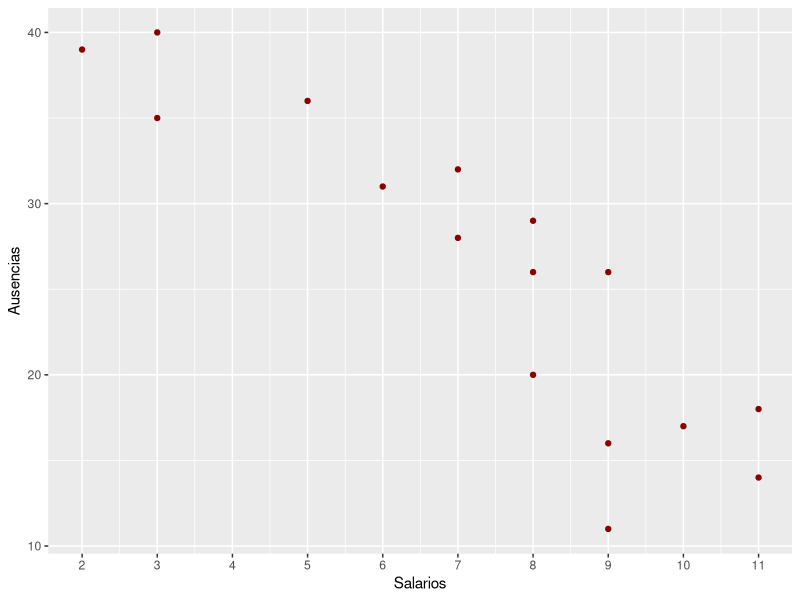
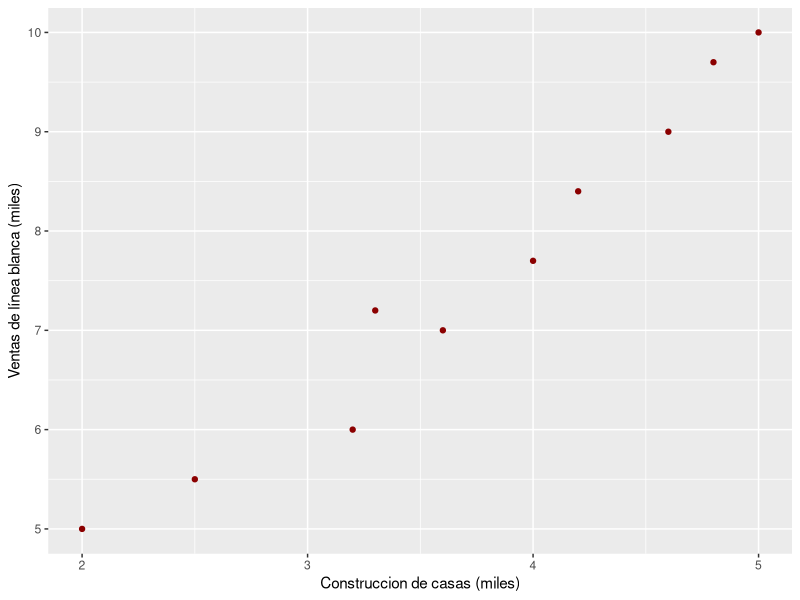
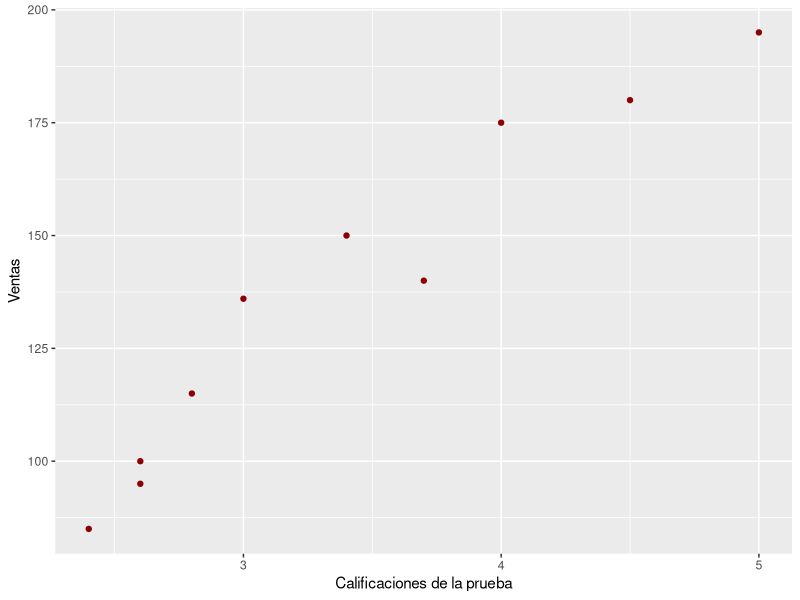
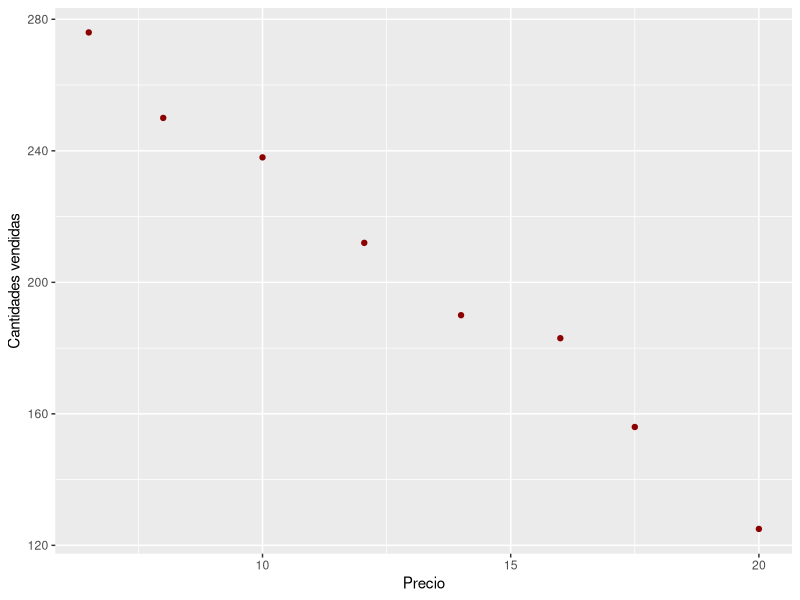
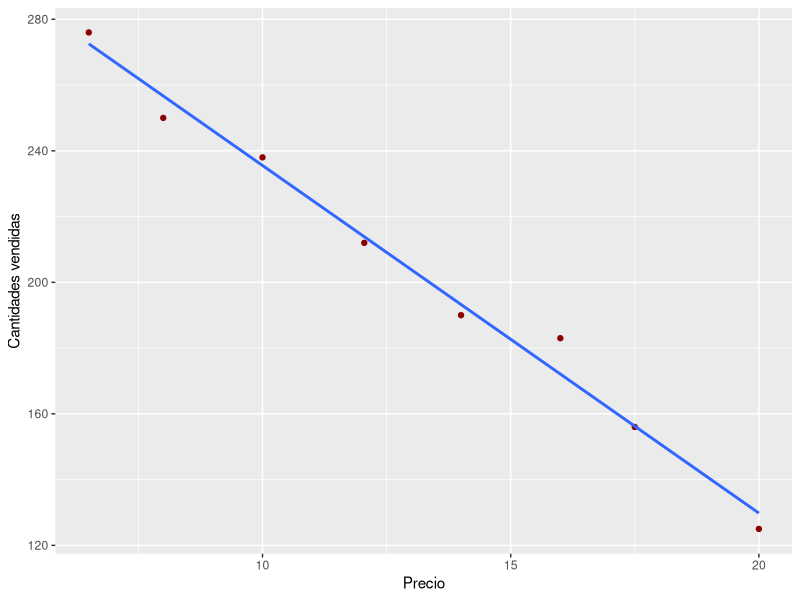
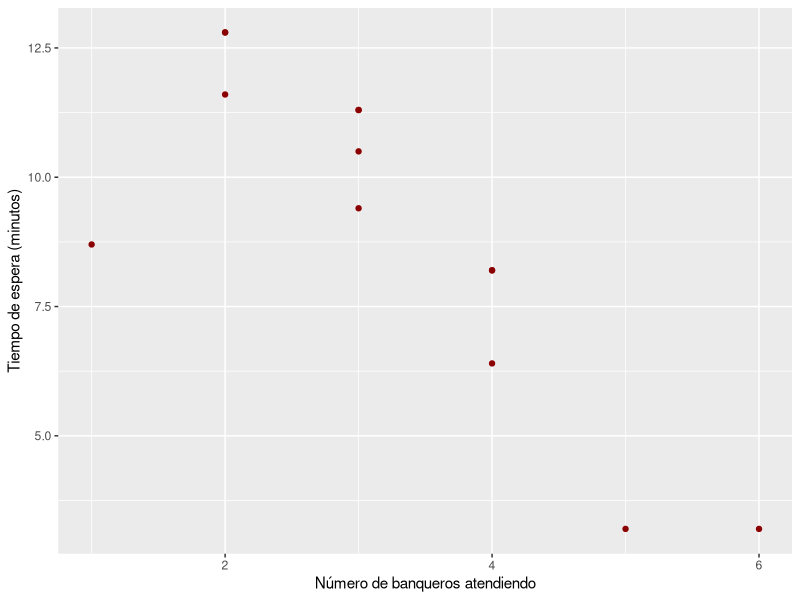
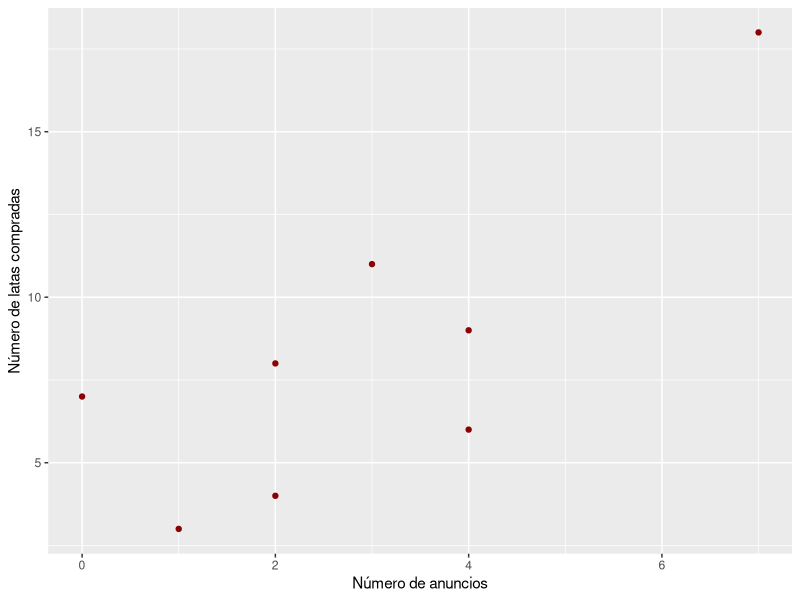
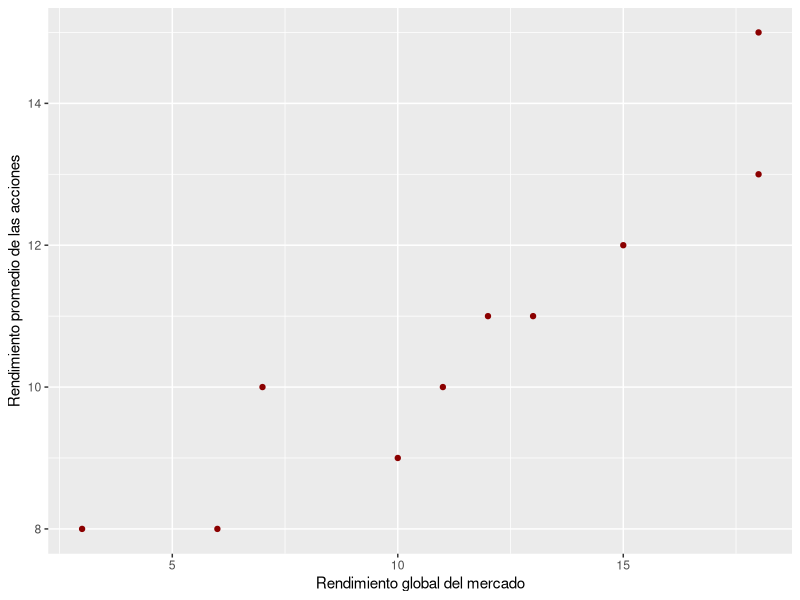

Write R code to recreate these figures, in order.
## ---- chunk 1
knitr::opts_chunk$set(echo = TRUE)
## ---- chunk 2
library('ggplot2')
Salario<-c(11,10,8,5,9,9,7,3,11,8,7,2,9,8,6,3)
Ausencia<-c(18,17,29,36,11,26,28,35,14,20,32,39,16,26,31,40)

Datos<-as.data.frame(cbind(Salario,Ausencia))

ggplot(Datos,mapping = aes(x=Datos$Salario,y=Datos$Ausencia))+
  geom_point(colour='darkred')+
  scale_x_continuous(breaks=2:11)+
  xlab('Salarios')+ylab('Ausencias')
## ---- chunk 3
Construccion<-c(2,2.5,3.2,3.6,3.3,4,4.2,4.6,4.8,5)
Ventas<-c(5,5.5,6,7,7.2,7.7,8.4,9,9.7,10)

Datos<-as.data.frame(cbind(Construccion,Ventas))

ggplot(Datos,mapping = aes(x=Datos$Construccion,y=Datos$Ventas))+
  geom_point(colour='darkred')+
  xlab('Construccion de casas (miles)')+
  ylab('Ventas de línea blanca (miles)')
## ---- chunk 4
regresion<-lm(Datos$Ventas~Datos$Construccion,Datos)
coef(regresion)
## ---- chunk 5
m<-summary(regresion)
m$sigma
## ---- chunk 6
Calificaciones<-c(2.6,3.7,2.4,4.5,2.6,5,2.8,3,4,3.4)
Ventas<-c(95,140,85,180,100,195,115,136,175,150)

Datos<-as.data.frame(cbind(Calificaciones,Ventas))

ggplot(Datos,mapping = aes(x=Datos$Calificaciones,y=Datos$Ventas))+
  geom_point(colour='darkred')+
  xlab('Calificaciones de la prueba')+
  ylab('Ventas')
## ---- chunk 7
regresion<-lm(Datos$Ventas~Datos$Calificaciones,Datos)
coef(regresion)
## ---- chunk 8
media<-mean(Calificaciones)
media
## ---- chunk 9
Precio<-c(20,17.5,16,14,12.05,10,8,6.5)
Ventas<-c(125,156,183,190,212,238,250,276)

Datos<-as.data.frame(cbind(Precio,Ventas))

ggplot(Datos,mapping = aes(x=Datos$Precio,y=Datos$Ventas))+
  geom_point(colour='darkred')+
  xlab('Precio')+
  ylab('Cantidades vendidas')
## ---- chunk 10
regresion<-lm(Datos$Ventas~Datos$Precio,Datos)
coef(regresion)
## ---- chunk 11
ggplot(Datos,mapping = aes(x=Datos$Precio,y=Datos$Ventas))+
  geom_point(colour='darkred')+
  xlab('Precio')+
  ylab('Cantidades vendidas')+geom_smooth(method='lm',se=FALSE)
## ---- chunk 12
X<-c(2,3,5,4,2,6,1,3,4,3,3,2,4)
Y<-c(12.8,11.3,3.2,6.4,11.6,3.2,8.7,10.5,8.2,11.3,9.4,12.8,8.2)

Datos<-as.data.frame(cbind(X,Y))

ggplot(Datos,mapping = aes(x=Datos$X,y=Datos$Y))+
  geom_point(colour='darkred')+
  xlab('Número de banqueros atendiendo')+
  ylab('Tiempo de espera (minutos)')
## ---- chunk 13
regresion<-lm(Datos$Y~Datos$X,Datos)
coef(regresion)
## ---- chunk 14
m<-summary(regresion)
m$r.squared
## ---- chunk 15
sqrt(m$r.squared)
## ---- chunk 16
Anuncios<-c(3,7,4,2,0,4,1,2)
Ventas<-c(11,18,9,4,7,6,3,8)

Datos<-as.data.frame(cbind(Anuncios,Ventas))

ggplot(Datos,mapping = aes(x=Datos$Anuncios,y=Datos$Ventas))+
  geom_point(colour='darkred')+
  xlab('Número de anuncios')+
  ylab('Número de latas compradas')
## ---- chunk 17
regresion<-lm(Datos$Ventas~Datos$Anuncios,Datos)
coef(regresion)
## ---- chunk 18
m<-summary(regresion)
m$r.squared
## ---- chunk 19
sqrt(m$r.squared)
## ---- chunk 20
X<-c(11,15,3,18,10,12,6,7,18,13)
Y<-c(10,12,8,15,9,11,8,10,13,11)

Datos<-as.data.frame(cbind(X,Y))

ggplot(Datos,mapping = aes(x=Datos$X,y=Datos$Y))+
  geom_point(colour='darkred')+
  xlab('Rendimiento global del mercado')+
  ylab('Rendimiento promedio de las acciones')
## ---- chunk 21
regresion<-lm(Datos$Y~Datos$X,Datos)
coef(regresion)
## ---- chunk 22
m<-summary(regresion)
se<-m$sigma
xsquared<-sum(X^2)
n<-10
mediasquared<-mean(X)^2
sb<-se/sqrt(xsquared-n*mediasquared)
sb
## ---- chunk 23
Publicidad<-c(3.6,4.8,9.7,12.6,11.5,10.9,14.6,18.2,3.7,9.8,12.4,16.9)
Ganancia<-c(12.13,14.7,22.83,28.4,28.33,27.05,33.6,40.8,9.4,24.84,30.17,34.7)

Datos<-as.data.frame(cbind(Publicidad,Ganancia))

ggplot(Datos,mapping = aes(x=Datos$Publicidad,y=Datos$Ganancia))+
  geom_point(colour='darkred')+
  xlab('Cantidad gastada en publicidad')+
  ylab('Cantidad de ganancias')
## ---- chunk 24
regresion<-lm(Datos$Ganancia~Datos$Publicidad,Datos)
coef(regresion)
## ---- chunk 25
m<-summary(regresion)
se<-m$sigma
xsquared<-sum(Publicidad^2)
n<-12
mediasquared<-mean(Publicidad)^2
sb<-se/sqrt(xsquared-n*mediasquared)
sb
